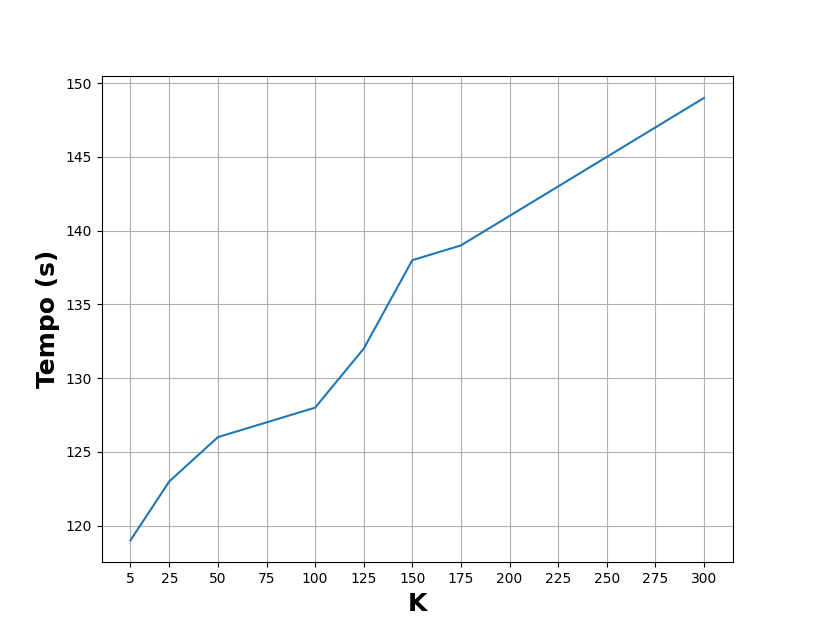

Reproduce this figure in Python.
import matplotlib.pyplot as plt

rmse = [1.11813
,1.11474
,1.11108
,1.11018
,1.10934
,1.10994
,1.1095
,1.1092
,1.10901
,1.10882
,1.10878
,1.10877
,1.10852]

k = [5 ,25 ,50 ,75 ,100 ,125 ,150 ,175 ,200 ,225 ,250 ,275 ,300]

time = [119
,123
,126
,127
,128
,132
,138
,139
,141
,143
,145
,147
,149]

fig = plt.figure()
plt.plot(k,time)
plt.ylabel("Tempo (s)",fontsize='18', fontweight='bold')
plt.xlabel("K",fontsize='18', fontweight='bold')
plt.xticks(k)
plt.grid()
plt.show()
